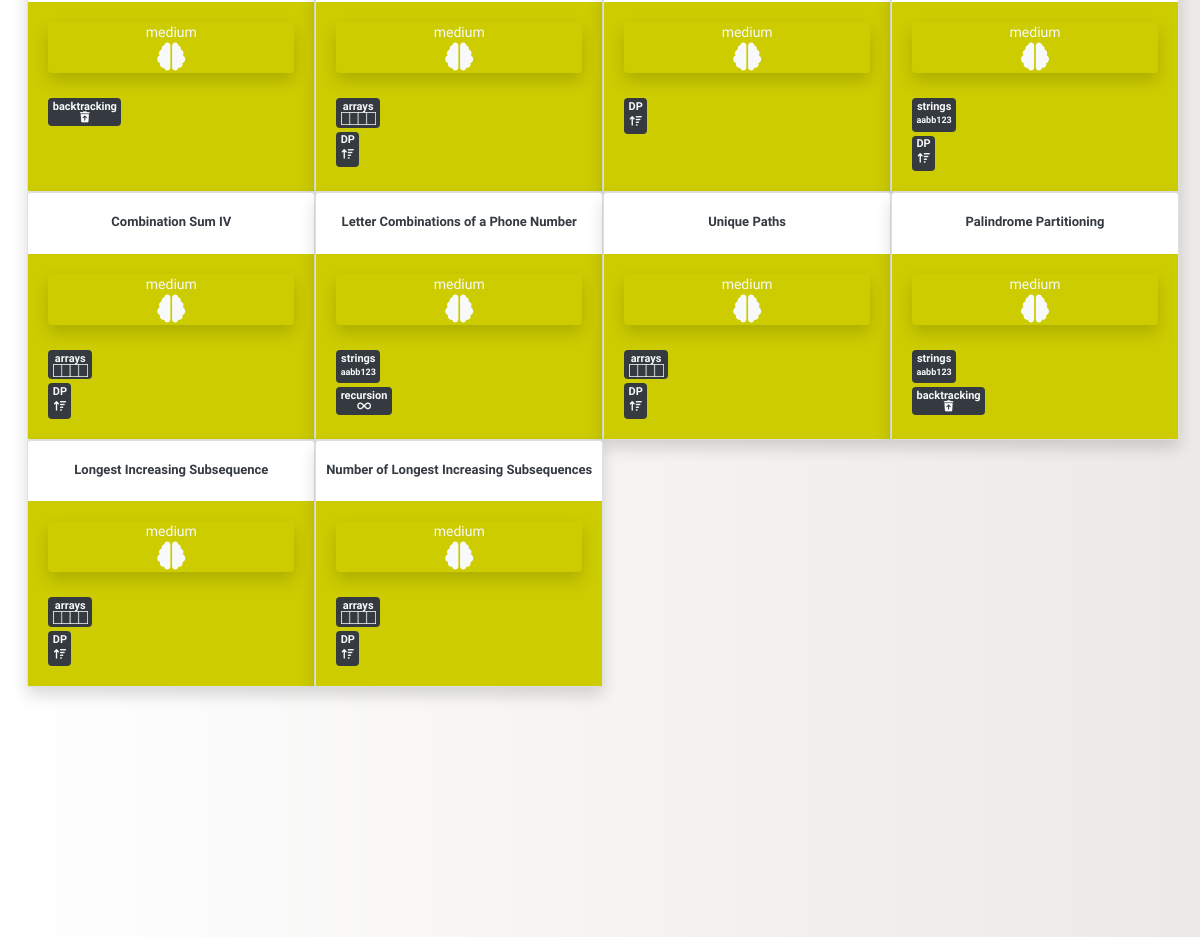
The app's page /difficulty/medium/ (middle part), older data.
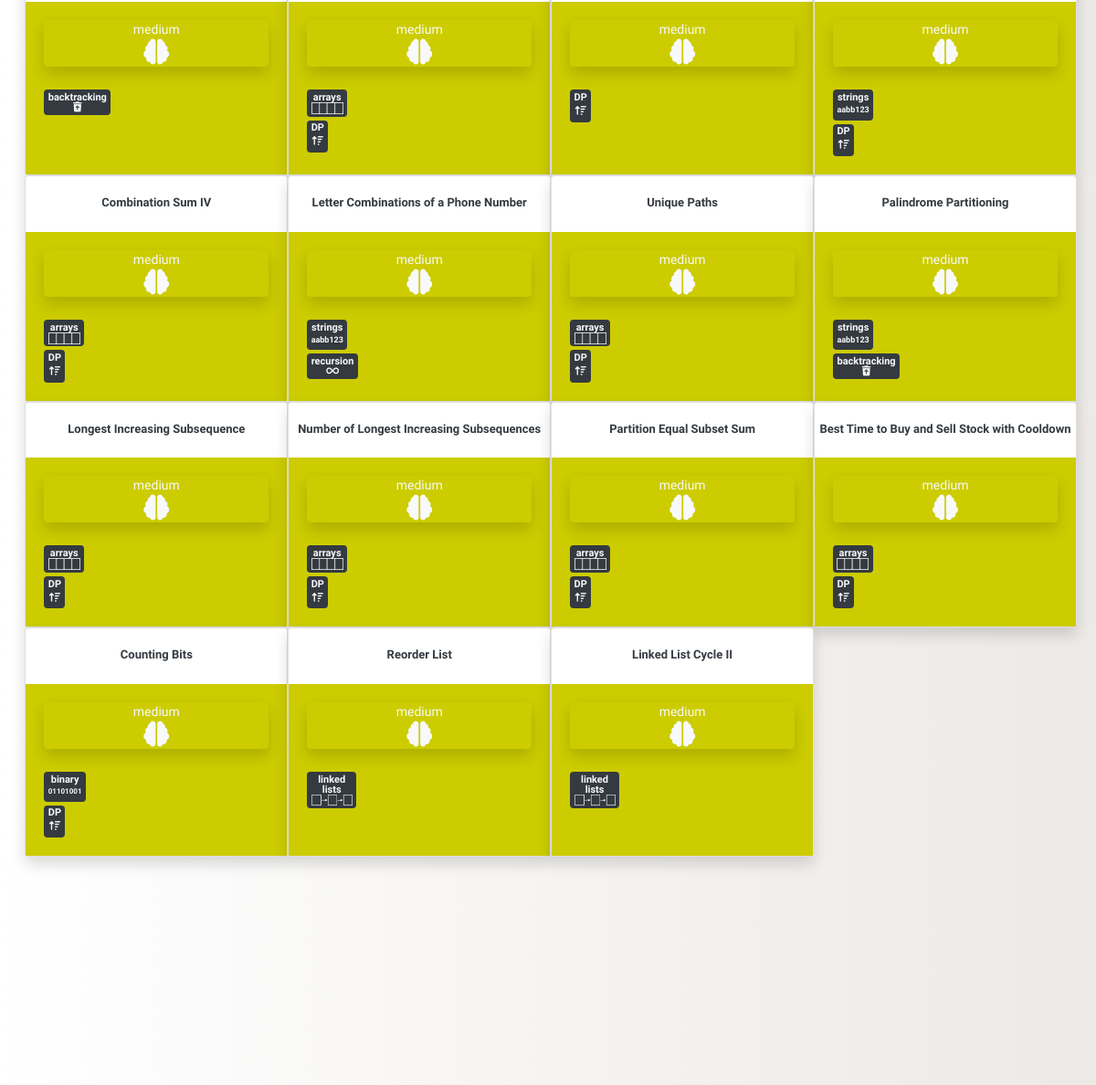
The same page, newer data.
### blog/models.py (models this page shows, shortened)
class Post(models.Model):
    author = models.TextField()
    title = RichTextField()
    category = models.TextField(choices = CATEGORY_CHOICES, default = 'arrays')
    alt_category = models.TextField(choices = CATEGORY_CHOICES, blank=True, null = True)
    difficulty = models.TextField(choices = DIFFICULTY_CHOICES, default = 'easy')
    description = RichTextField()
    text = RichTextField()
    explanation = RichTextField()
    additional_notes = RichTextField(blank=True, null = True)
    published_date = models.DateTimeField(blank=True, null=True)

### blog/views.py (the view)
# urls.py: path('difficulty/<str:difficulty>/', views.DifficultyPostListView.as_view(), name='difficulty_post_list'),
class DifficultyPostListView(ListView):
    model = Post
    def get_queryset(self, *args, **kwargs):
        difficulty = self.kwargs.get('difficulty')
        return Post.objects.filter(difficulty = difficulty)

### blog/templates/blog/post_list.html (shortened to what the changed rows need)
{% extends 'blog/base.html' %}
{% load static %}
{% block content %}
<div class="postlist col-md-12">
    {% if not post_list.count %}
    <h1 class = "counter my-5" align = "center">No Questions Found</h1>
    <br><br>
    {% elif post_list.count == 1 %}
    <h1 class = "counter my-3" align="center">{{post_list.count}} Question</h1>
    <br><br>
    {% else %}
    <br><br>
    {% endif %}
  <div class="row">
  {% for post in post_list %}
  <div class="card shadow" style="width: 25%">
    <br>
    <h3 align="center"><a class="check text-dark" style = "font-size:13px;" href="{% url 'post_detail' pk=post.pk %}">
      <b>{{ post.title|safe }}</b></a></h3>
    {% if post.difficulty == "easy" %}
    <div class="card-body" style="background-color: rgb(0,100,0)">
    {% elif post.difficulty == "medium" %}
    <div class="card-body" style="background-color: rgb(204,204,0)">
    {% elif post.difficulty == "hard" %}
    <div class="card-body" style="background-color: rgb(128,0,0)"">
    {% endif %}
      <div class="postdifficulty text-light shadow rounded"align="center">
        <a class="text-light" href="{% url 'difficulty_post_list' difficulty=post.difficulty %}">
        {{post.difficulty}}
        <br>
        {% if post.difficulty == "medium" %}
        <i class="fas fa-brain fa-2x"></i>
        {% elif post.difficulty == "hard" %}
        <i class="fas fa-brain fa-3x"></i>
        {% else %}
        <i class="fas fa-brain"></i>
        {% endif %}
        </a>
      </div>
      <br>
        <div class="category text-light badge badge-dark my-1">
        <a class="text-light" href="{% url 'category_post_list' category=post.category %}">
        {% if post.category == "linked lists" %}
        <h8>linked <br>lists</h8>
        {% elif post.category == "binary search" %}
        <h8>binary <br>search</h8>
        {% endif %}
        {% if post.category != "linked lists" and post.category != "binary search"%}
        <h8>{{post.category}}</h8>
        {% endif %}
        <br>
        {% if post.category == "linked lists" %}
        <img src="{% static 'images/thumbnail_image8.png' %}" width="45" height="12">
        {% elif post.category == "backtracking" %}
        <i class="fas fa-trash-restore"></i>
        {% elif post.category == "trees" %}
        <img src="{% static 'images/thumbnail_image5.png' %}" width="16.5" height="16.5">
        {% elif post.category == "arrays" %}
        <img src="{% static 'images/thumbnail_image7.png' %}" width="35" height="13">
        {% elif post.category == "strings" %}
        <p class= "my-1" style = "font-size: 9px; font: verdana;"><b>aabb123</b></p>
        {% elif post.category == "hashsets" %}
        <i class="fas fa-table"></i>
        {% elif post.category == "hashmaps" %}
        <i class="fas fa-columns"></i>
        {% elif post.category == "DP" %}
        <i class="my-1 fas fa-sort-amount-up"></i>
        {% elif post.category == "math" %}
        <i class="fas fa-calculator"></i>
        {% elif post.category == "graphs" %}
        <i class="fas fa-th"></i>
        {% elif post.category == "stacks" %}
        <i class="fas fa-angle-double-up"></i>
        {% elif post.category == "queues" %}
        <i class="fas fa-angle-double-right"></i>
        {% elif post.category == "recursion" %}
        <i class="fas fa-infinity"></i>
        {% elif post.category == "tries" %}
        <img src="{% static 'images/thumbnail_image6.png' %}" width="25.3" height="22">
        {% elif post.category == "binary" %}
        <p class= "my-1" style = "font-size: 8px; font: verdana;"><b>01101001</b></p>
        {% elif post.category == "binary search" %}
        <i class="fas fa-arrows-alt-h"></i>
        {% elif post.category == "heaps" %}
        <img src="{% static 'images/thumbnail_image5.png' %}" width="16.5" height="16.5">
        {% endif %}
        </a>
        </div>
        <br>
        {% if post.alt_category %}
        <div class="alt_category text-light badge badge-dark">
        {% else %}
        <div class="alt_category text-light">
        {% endif %}
        <a class="text-light" href="{% url 'category_post_list' category=post.alt_category %}">
          {% if post.alt_category and post.alt_category != "linked lists" and post.alt_category != "binary search"%}
          <h8>{{post.alt_category}}</h8>
          {% endif %}
          <br>
        {% if post.alt_category == "linked lists" %}
        <img src="{% static 'images/thumbnail_image8.png' %}" width="45" height="12">
        {% elif post.alt_category == "backtracking" %}
        <i class="fas fa-trash-restore"></i>
        {% elif post.alt_category == "trees" %}
        <img src="{% static 'images/thumbnail_image5.png' %}" width="16.5" height="16.5">
        {% elif post.alt_category == "arrays" %}
        <img src="{% static 'images/thumbnail_image7.png' %}" width="35" height="13">
        {% elif post.alt_category == "hashmaps" %}
        <i class="fas fa-columns"></i>
        {% elif post.alt_category == "DP" %}
        <i class="my-1 fas fa-sort-amount-up"></i>
        {% elif post.alt_category == "math" %}
        <i class="fas fa-calculator"></i>
        {% elif post.alt_category == "graphs" %}
        <i class="fas fa-th fa-2x"></i>
        {% elif post.alt_category == "stacks" %}
        <i class="fas fa-angle-double-up"></i>
        {% elif post.alt_category == "queues" %}
        <i class="fas fa-angle-double-right"></i>
        {% elif post.alt_category == "strings" %}
        <p class= "my-1" style = "font-size: 9px; font: verdana;"><b>aabb123</b></p>
        {% elif post.alt_category == "hashsets" %}
        <i class="fas fa-table"></i>
        {% elif post.alt_category == "recursion" %}
        <i class="fas fa-infinity"></i>
        {% elif post.alt_category == "tries" %}
        <img src="{% static 'images/thumbnail_image6.png' %}" width="25.3" height="22">
        {% elif post.alt_category == "heaps" %}
        <img src="{% static 'images/thumbnail_image5.png' %}" width="16.5" height="16.5">
        {% elif post.alt_category == "binary" %}
        <p class= "my-1" style = "font-size: 9px; font: verdana;"><b>01101001</b></p>
        {% elif post.alt_category == "binary search" %}
        <i class="fas fa-arrows-alt-h"></i>
        {% endif %}
        </a>
        </div>
    </div>
  </div>
  {% endfor %}
  </div>
</div>
{% endblock %}

Row changes from the older to the newer data that the page shows:
added Post: title "Partition Equal Subset Sum", difficulty "medium", category "arrays", alt_category "DP"
added Post: title "Best Time to Buy and Sell Stock with Cooldown", difficulty "medium", category "arrays", alt_category "DP"
added Post: title "Counting Bits", difficulty "medium", category "binary", shows "01101001", alt_category "DP"
added Post: title "Reorder List", difficulty "medium", category "linked"
added Post: title "Linked List Cycle II", difficulty "medium", category "linked"
